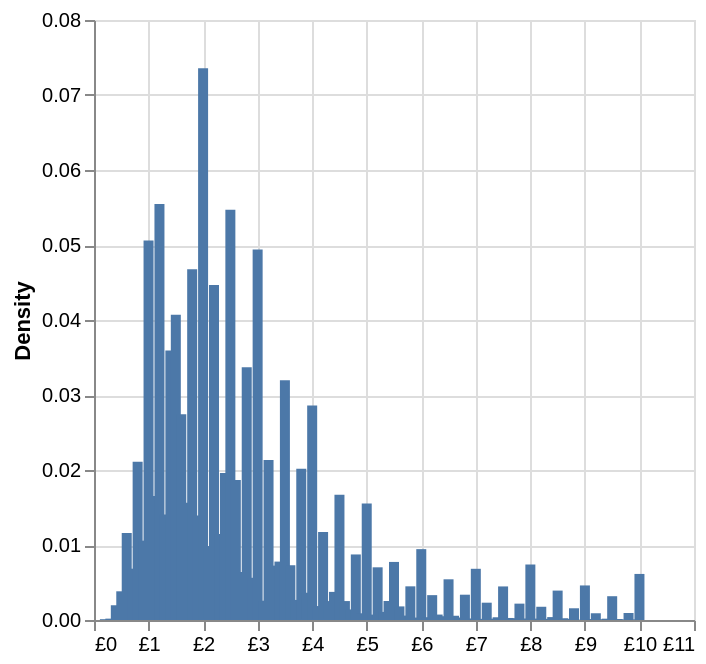

Notebook code for this chart:
### Code cell
# Create a copy of the original DataFrame
hist_df = prices_df.copy()

# Round the 'price' column to 1 decimal place to group prices into rounded intervals
hist_df['rounded_price'] = hist_df['price'].round(1)

# Group by the rounded prices and count the occurrences of each rounded price
hist_df = hist_df.groupby('rounded_price').agg({'price': 'count'}).reset_index()

# Filter out rows where the rounded price is greater than 10
hist_df = hist_df.query("rounded_price <= 10")

# Rename the columns for clarity: 'rounded_price' to 'price', and the count to 'density'
hist_df.columns = ['price', 'density']

# Normalize the density values to calculate the relative frequency (density)
hist_df['density'] = hist_df['density'] / hist_df['density'].sum()

# Create a histogram using Altair
histogram = alt.Chart(hist_df).mark_bar(
    width=5
).encode(
    x=alt.X('price:Q',  title='', axis={"labelExpr": "'£'+datum.value"}),  # Bin the 'price' values into 20 bins
    y=alt.Y('density:Q', title='Density'),  # Plot the normalized density on the y-axis,
    tooltip=['price', 'density']  # Show the 'price' and 'density' values on hover
)

# Display the histogram
histogram

### Figure 1 — Vega-Lite specification as saved in the notebook (floating-point values rounded to 4 significant figures)
{"config": {"view": {"continuousWidth": 300, "continuousHeight": 300}}, "data": {"name": "data-2a39c4eadb6ffe360786b32f060687e0"}, "mark": {"type": "bar", "width": 5}, "encoding": {"tooltip": [{"field": "price", "type": "quantitative"}, {"field": "density", "type": "quantitative"}], "x": {"axis": {"labelExpr": "'£'+datum.value"}, "field": "price", "title": "", "type": "quantitative"}, "y": {"field": "density", "title": "Density", "type": "quantitative"}}, "$schema": "https://vega.github.io/schema/vega-lite/v6.1.0.json", "datasets": {"data-2a39c4eadb6ffe360786b32f060687e0": [{"price": 0.2, "density": 0.000108}, {"price": 0.3, "density": 0.0001818}, {"price": 0.4, "density": 0.001966}, {"price": 0.5, "density": 0.003827}, {"price": 0.6, "density": 0.01161}, {"price": 0.7, "density": 0.006842}, {"price": 0.8, "density": 0.02108}, {"price": 0.9, "density": 0.01058}, {"price": 1.0, "density": 0.05061}, {"price": 1.1, "density": 0.01654}, {"price": 1.2, "density": 0.05545}, {"price": 1.3, "density": 0.01407}, {"price": 1.4, "density": 0.03594}, {"price": 1.5, "density": 0.0407}, {"price": 1.6, "density": 0.02744}, {"price": 1.7, "density": 0.01562}, {"price": 1.8, "density": 0.04676}, {"price": 1.9, "density": 0.01394}, {"price": 2.0, "density": 0.07357}, {"price": 2.1, "density": 0.009862}, {"price": 2.2, "density": 0.04466}, {"price": 2.3, "density": 0.01146}, {"price": 2.4, "density": 0.01961}, {"price": 2.5, "density": 0.05471}, {"price": 2.6, "density": 0.01866}, {"price": 2.7, "density": 0.006401}, {"price": 2.8, "density": 0.0337}, {"price": 2.9, "density": 0.00563}, {"price": 3.0, "density": 0.0494}, {"price": 3.1, "density": 0.002572}, {"price": 3.2, "density": 0.02135}, {"price": 3.3, "density": 0.007252}, {"price": 3.4, "density": 0.007788}, {"price": 3.5, "density": 0.03197}, {"price": 3.6, "density": 0.007301}, {"price": 3.7, "density": 0.002677}, {"price": 3.8, "density": 0.02016}, {"price": 3.9, "density": 0.003634}, {"price": 4.0, "density": 0.0286}, {"price": 4.1, "density": 0.00186}, {"price": 4.2, "density": 0.01175}, {"price": 4.3, "density": 0.002523}, {"price": 4.4, "density": 0.003749}, {"price": 4.5, "density": 0.01669}, {"price": 4.6, "density": 0.002525}, {"price": 4.7, "density": 0.001408}, {"price": 4.8, "density": 0.00874}, {"price": 4.9, "density": 0.0008944}, {"price": 5.0, "density": 0.01554}, {"price": 5.1, "density": 0.0007188}, {"price": 5.2, "density": 0.007025}, {"price": 5.3, "density": 0.001083}, {"price": 5.4, "density": 0.002531}, {"price": 5.5, "density": 0.007743}, {"price": 5.6, "density": 0.001814}, {"price": 5.7, "density": 0.0005865}, {"price": 5.8, "density": 0.004489}, {"price": 5.9, "density": 0.0003239}, {"price": 6.0, "density": 0.009449}, {"price": 6.1, "density": 0.0003701}, {"price": 6.2, "density": 0.003314}, {"price": 6.3, "density": 0.000725}, {"price": 6.4, "density": 0.0005031}, {"price": 6.5, "density": 0.005427}, {"price": 6.6, "density": 0.0005672}, {"price": 6.7, "density": 0.0003308}, {"price": 6.8, "density": 0.003374}, {"price": 6.9, "density": 0.0002026}, {"price": 7.0, "density": 0.006827}, {"price": 7.1, "density": 0.0001547}, {"price": 7.2, "density": 0.002308}, {"price": 7.3, "density": 0.000179}, {"price": 7.4, "density": 0.0003639}, {"price": 7.5, "density": 0.004476}, {"price": 7.6, "density": 0.000271}, {"price": 7.7, "density": 0.0002433}, {"price": 7.8, "density": 0.002182}, {"price": 7.9, "density": 0.0002007}, {"price": 8.0, "density": 0.0074}, {"price": 8.1, "density": 0.0001878}, {"price": 8.2, "density": 0.001765}, {"price": 8.3, "density": 0.0001547}, {"price": 8.4, "density": 0.000388}, {"price": 8.5, "density": 0.003921}, {"price": 8.6, "density": 0.0002278}, {"price": 8.7, "density": 0.0001642}, {"price": 8.8, "density": 0.001563}, {"price": 8.9, "density": 5.577e-05}, {"price": 9.0, "density": 0.004608}, {"price": 9.1, "density": 0.000128}, {"price": 9.2, "density": 0.0008989}, {"price": 9.3, "density": 0.000108}, {"price": 9.4, "density": 0.0001759}, {"price": 9.5, "density": 0.003172}, {"price": 9.6, "density": 0.0001292}, {"price": 9.7, "density": 8.293e-05}, {"price": 9.8, "density": 0.0009371}, {"price": 9.9, "density": 9.08e-05}, {"price": 10.0, "density": 0.006142}]}}
